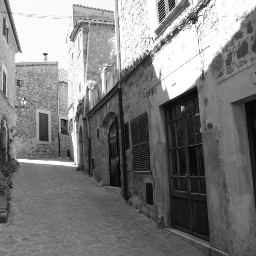
#> input picture preprocessing/artificialColor/Alley.jpg, 256 x 256 px
$ python artificialColor.py
#> lines starting #> are read from the running program, lines starting #| are printed output that depends on the picture; after the words box and inside, x2 and y2 are one past the last pixel; in counts of white or black regions, pixels touching at a corner belong together
#> further down, img is the input picture: shape (256, 256); min 0, max 255, mean 124.9
import cv2.cv2 as cv2
import numpy as np
import math
from DCT_block import DCT,IDCT

def artificialColor(img,mode):
    '''
        将灰度图像转为伪彩色
        img:输入图像
        mode：1：时域变换 2：频域变换
    '''
    if(mode > 0):
        img_R = get_img_R(img)
        img_G = get_img_G(img)
        img_B = get_img_B(img)
        img_result = np.array([img_R, img_G, img_B])
        img_result = img_result.transpose((1, 2, 0))
    else:
        img_freq = DCT(img)

        h, w = img_freq.shape

        threshold_h_m = math.sqrt(2)*6*h/16 # boundary between middle frequency and higher frequency

        threshold_m_l = math.sqrt(2)*4*h/16# boundary between lower frequency and middle frequency

        threshold_gap = math.sqrt(2)*3*h/16


        freq_high = np.zeros_like(img_freq, dtype=float)
        freq_middle = np.zeros_like(img_freq, dtype=float)
        freq_low = np.zeros_like(img_freq, dtype=float)

        for i in range(h):
            for j in range(w):
                distance = math.sqrt((i)**2 + (j)**2)
                if distance < threshold_m_l + threshold_gap:
                    freq_low[i, j] = img_freq[i, j]
                    freq_middle[i, j] = 0
                    freq_high[i, j] = 0
                if distance > threshold_m_l - threshold_gap:
                    freq_middle[i, j] = img_freq[i, j]
                if distance > threshold_h_m - threshold_gap:
                    freq_high[i, j] = img_freq[i, j]
                    if distance > threshold_h_m + threshold_gap:
                        freq_middle[i, j] = 0

        img_G = IDCT(freq_low)
        img_R = IDCT(freq_middle)
        img_B = IDCT(freq_high)
        img_result = np.array([img_R, img_G, img_B])
        img_result = img_result.transpose((1, 2, 0))
    return img_result


def get_img_R(img):
    img_R = np.zeros_like(img,dtype = np.uint8)
    img_R[img < 128] = 0
    img_R[img > 127] = 4*img[img > 127] - 511
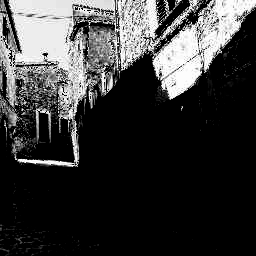
#> img_R: shape (256, 256); min 0, max 253, mean 57.1
    img_R[img > 191] = 255
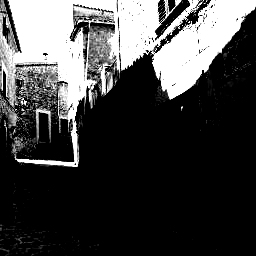
#> img_R: shape (256, 256); min 0, max 255, mean 67.4
    return img_R


def get_img_G(img):
    img_G = np.zeros_like(img, dtype=np.uint8)
    img_G[img < 192] = 255
    img_G[img < 64] = 4*img[img < 64]
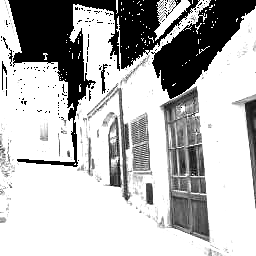
#> img_G: shape (256, 256); min 0, max 255, mean 183
    img_G[img > 191] = 1023 - img[img > 191] *4
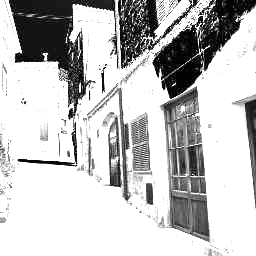
#> img_G: shape (256, 256); min 0, max 255, mean 193.5
    return img_G


def get_img_B(img):
    img_B = np.zeros_like(img, dtype=np.uint8)
    img_B[img > 127] = 0
    img_B[img < 128] = 511 - 4*img[img < 128]
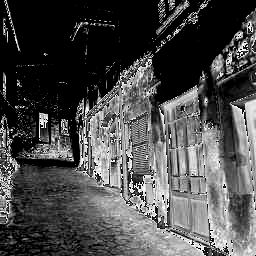
#> img_B: shape (256, 256); min 0, max 255, mean 74.9
    img_B[img < 64] = 255
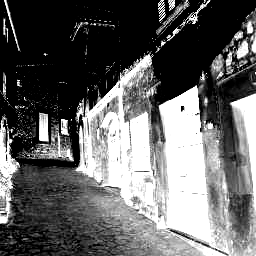
#> img_B: shape (256, 256); 17.66% of pixels changed, all inside (x1, y1, x2, y2) = (0, 0, 256, 256)
    return img_B


mode = 1
IMG_PATH = 'Alley.jpg'

img = cv2.imread(IMG_PATH,0)
img_result = artificialColor(img,mode)
#> in artificialColor, `img_result = img_result.transpose((1, 2, 0))`:
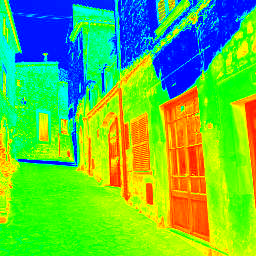
#> img_result: shape (256, 256, 3); mean of channels 0, 1, 2 67.4, 193.5, 99.4; drawn as B, G, R

if(mode > 0):
    RESULT_PATH = IMG_PATH[:-4]+'_time.jpg'
    cv2.imwrite(RESULT_PATH,img_result)
else:
    RESULT_PATH = IMG_PATH[:-4]+'_freq.jpg'
    cv2.imwrite(RESULT_PATH,img_result)

$ run again, with preprocessing/artificialColor/Alley_time.jpg copied over preprocessing/artificialColor/Alley.jpg
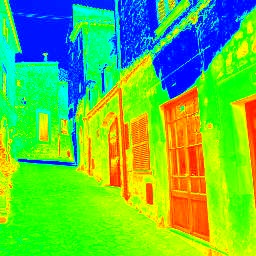
#> input picture preprocessing/artificialColor/Alley_time.jpg, 256 x 256 px
#> in get_img_B, `img_B[img < 64] = 255`:
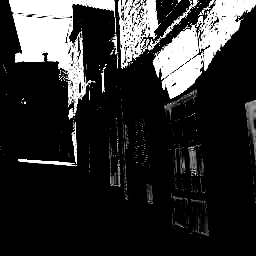
#> img_B: shape (256, 256); min 0, max 255, mean 45.5
#> in artificialColor, `img_result = img_result.transpose((1, 2, 0))`:
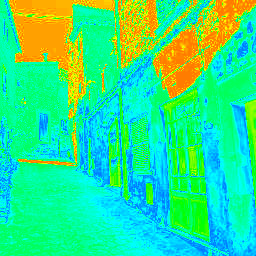
#> img_result: shape (256, 256, 3); mean of channels 0, 1, 2 139.2, 228, 45.5; drawn as B, G, R
